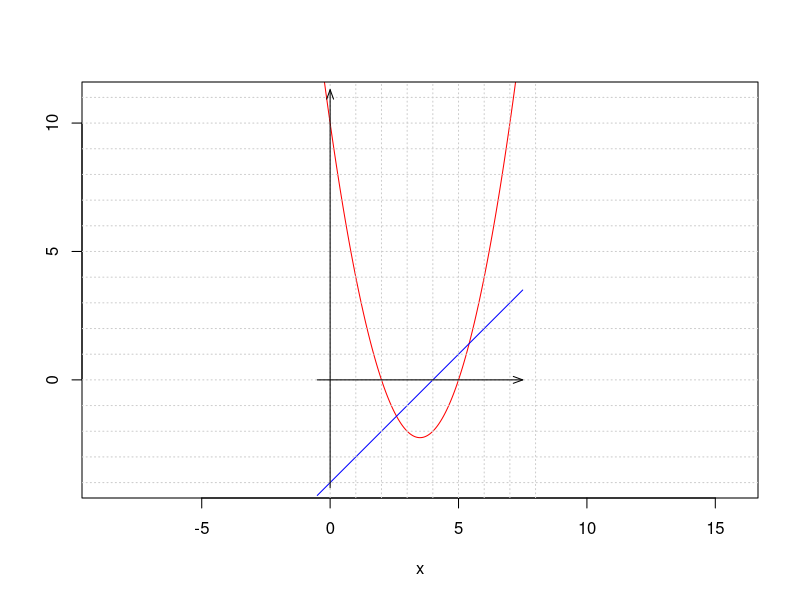

Generate this figure with R:
f <- function(x) { return (x^2 - 7*x + 10)}
g <- function(x) { return (x - 4)}

x <- seq(-0.5, 7.5, by=0.01)

plot(x,f(x), type="l", col="red", ylim=c(-4,11), ylab="", asp=1)
points(x,g(x), type="l", col="blue")
#grid(ny=15, nx=8)
abline(v = 0:8, col="#cccccc", lty="dotted")
abline(h = -4:11, col="#cccccc", lty="dotted")
#abline(h=0, v=0, col="black", lwd=1.5)
arrows(x0 = 0, x1 = 0,
       y0 = -4.2, y1 = 11.3,
       length = 0.1,
       angle = 20)  
arrows(x0 = -0.5, x1 = 7.5,
       y0 = 0, y1 = 0,
       length = 0.1,
       angle = 20)  
